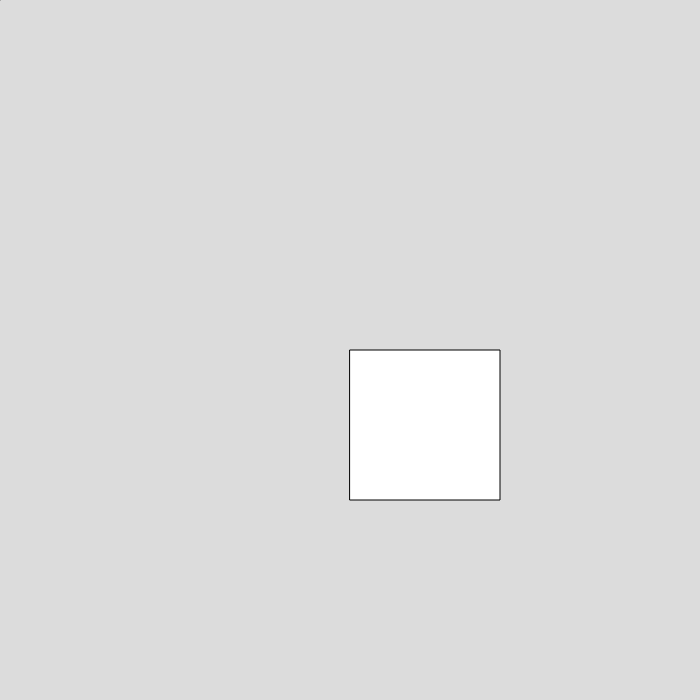
Frame 1 (no input)
Frame 60 (no input): identical to frame 1, image omitted
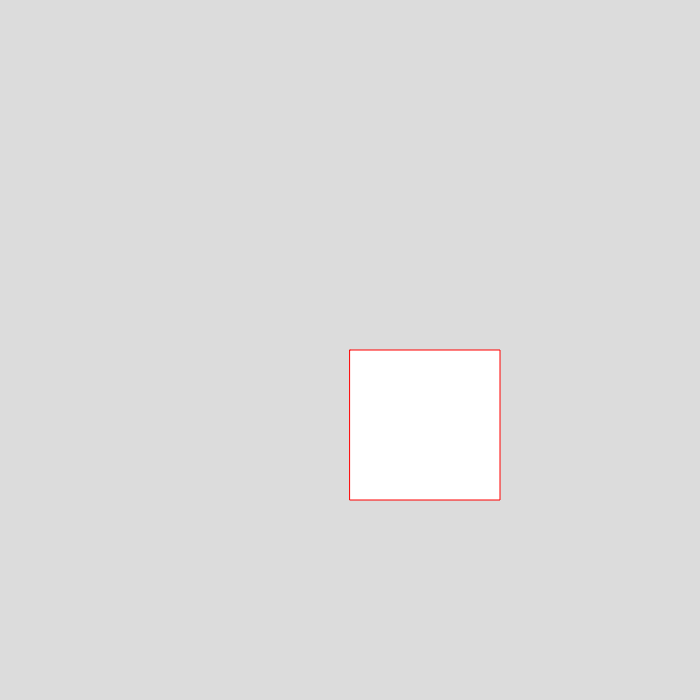
Frame 120 (the mouse pressed at the canvas centre since frame 60)

The p5.js sketch that drew these frames (run headless with seeded random() and noise() and a simulated clock; from frame 60 on, the mouse is pressed at the canvas centre):

// p5.js sketch
// ── sketch.js
function setup() {
  createCanvas(700, 700);
}

function collidePointRect(px, py, rx1, ry1, rx2, ry2){
  if (px >= rx1 && px <= rx1 + Math.abs(rx1 - rx2) && py >= ry1 && py <= ry1 + Math.abs(ry1 - ry2)){
    stroke("red")
    return true
  }
  else {
    stroke("black")
    return false  
  }
}

function draw() {
  background(220);
  let px = mouseX
  let py = mouseY
  let rx1 = 350
  let ry1 = 350
  let rx2 = 500
  let ry2 = 500
  
  rect(rx1, ry1, Math.abs(rx1 - rx2), Math.abs(ry1 - ry2))
  
  point(px, py)
  
  collidePointRect(px, py, rx1, ry1, rx2, ry2)
  
}
